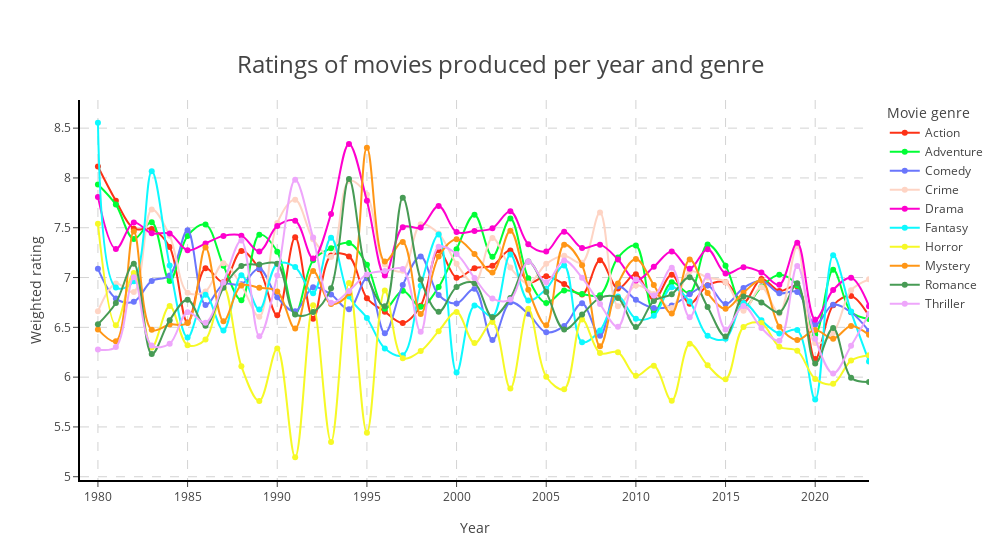

The notebook cell this image was saved under:
### Markdown cell above
## Line plot de la moyenne pondérée (y) par année (x) et par genre (catégorie)

### Code cell
fig = px.line(data_frame = df_group_years_genres_to_plot, x = "startYear", y = "weighted_rating",
                 color = "genres", color_discrete_sequence = px.colors.qualitative.Light24, markers = True,
                 width = 1000, line_shape='spline',
                 labels = {"startYear": "Year", "weighted_rating": "Weighted rating", "genres": "Movie genre"},
                 title = "Ratings of movies produced per year and genre")

fig.update_layout(title = {'y': 0.9, 'x': 0.5, 'xanchor': 'center', 'yanchor': 'top',
                           'font' : dict(size = 24)},
                  plot_bgcolor = 'white')

fig.update_xaxes(ticks = 'outside', showline = True, linecolor = 'black', linewidth = 2,
                 gridcolor = 'lightgrey', griddash = 'dash',
                 range=[1979, 2023])
fig.update_yaxes(ticks = 'outside', showline = True, linecolor = 'black', linewidth = 2,
                 gridcolor = 'lightgrey', griddash = 'dash')

fig.show()

### Figure 1 — Plotly figure (JSON) as saved in the notebook; plotly's stock layout.template omitted (floating-point values rounded to 4 significant figures)
{"data": [{"hovertemplate": "Movie genre=Action<br>Year=%{x}<br>Weighted rating=%{y}<extra></extra>", "legendgroup": "Action", "line": {"color": "#FD3216", "dash": "solid", "shape": "spline"}, "marker": {"symbol": "circle"}, "mode": "lines+markers", "name": "Action", "orientation": "v", "showlegend": true, "type": "scatter", "x": [1980, 1981, 1982, 1983, 1984, 1985, 1986, 1987, 1988, 1989, 1990, 1991, 1992, 1993, 1994, 1995, 1996, 1997, 1998, 1999, 2000, 2001, 2002, 2003, 2004, 2005, 2006, 2007, 2008, 2009, 2010, 2011, 2012, 2013, 2014, 2015, 2016, 2017, 2018, 2019, 2020, 2021, 2022, 2023], "xaxis": "x", "y": [8.114, 7.771, 7.491, 7.487, 7.308, 6.549, 7.093, 6.952, 7.266, 7.083, 6.62, 7.403, 6.586, 7.222, 7.212, 6.793, 6.657, 6.545, 6.718, 7.273, 6.998, 7.093, 7.119, 7.273, 6.951, 7.013, 6.934, 6.829, 7.173, 6.89, 7.034, 6.776, 7.028, 6.738, 6.922, 6.953, 6.75, 6.985, 6.865, 6.909, 6.182, 6.721, 6.815, 6.614], "yaxis": "y"}, {"hovertemplate": "Movie genre=Adventure<br>Year=%{x}<br>Weighted rating=%{y}<extra></extra>", "legendgroup": "Adventure", "line": {"color": "#00FE35", "dash": "solid", "shape": "spline"}, "marker": {"symbol": "circle"}, "mode": "lines+markers", "name": "Adventure", "orientation": "v", "showlegend": true, "type": "scatter", "x": [1980, 1981, 1982, 1983, 1984, 1985, 1986, 1987, 1988, 1989, 1990, 1991, 1992, 1993, 1994, 1995, 1996, 1997, 1998, 1999, 2000, 2001, 2002, 2003, 2004, 2005, 2006, 2007, 2008, 2009, 2010, 2011, 2012, 2013, 2014, 2015, 2016, 2017, 2018, 2019, 2020, 2021, 2022, 2023], "xaxis": "x", "y": [7.935, 7.733, 7.387, 7.555, 6.965, 7.418, 7.532, 7.119, 6.772, 7.429, 7.26, 6.634, 7.173, 7.295, 7.347, 7.128, 6.687, 6.867, 6.706, 6.905, 7.285, 7.631, 7.21, 7.594, 6.993, 6.745, 6.869, 6.835, 6.823, 7.201, 7.322, 6.648, 6.953, 6.844, 7.332, 7.118, 6.697, 6.906, 7.027, 6.921, 6.429, 7.078, 6.655, 6.583], "yaxis": "y"}, {"hovertemplate": "Movie genre=Comedy<br>Year=%{x}<br>Weighted rating=%{y}<extra></extra>", "legendgroup": "Comedy", "line": {"color": "#6A76FC", "dash": "solid", "shape": "spline"}, "marker": {"symbol": "circle"}, "mode": "lines+markers", "name": "Comedy", "orientation": "v", "showlegend": true, "type": "scatter", "x": [1980, 1981, 1982, 1983, 1984, 1985, 1986, 1987, 1988, 1989, 1990, 1991, 1992, 1993, 1994, 1995, 1996, 1997, 1998, 1999, 2000, 2001, 2002, 2003, 2004, 2005, 2006, 2007, 2008, 2009, 2010, 2011, 2012, 2013, 2014, 2015, 2016, 2017, 2018, 2019, 2020, 2021, 2022, 2023], "xaxis": "x", "y": [7.089, 6.788, 6.757, 6.966, 7.02, 7.475, 6.725, 6.932, 6.933, 7.09, 6.801, 6.66, 6.902, 6.83, 6.681, 6.992, 6.44, 6.924, 7.211, 6.824, 6.74, 6.887, 6.372, 6.751, 6.635, 6.45, 6.514, 6.741, 6.415, 6.912, 6.776, 6.694, 6.72, 6.833, 6.921, 6.734, 6.896, 6.967, 6.842, 6.856, 6.526, 6.728, 6.652, 6.462], "yaxis": "y"}, {"hovertemplate": "Movie genre=Crime<br>Year=%{x}<br>Weighted rating=%{y}<extra></extra>", "legendgroup": "Crime", "line": {"color": "#FED4C4", "dash": "solid", "shape": "spline"}, "marker": {"symbol": "circle"}, "mode": "lines+markers", "name": "Crime", "orientation": "v", "showlegend": true, "type": "scatter", "x": [1980, 1981, 1982, 1983, 1984, 1985, 1986, 1987, 1988, 1989, 1990, 1991, 1992, 1993, 1994, 1995, 1996, 1997, 1998, 1999, 2000, 2001, 2002, 2003, 2004, 2005, 2006, 2007, 2008, 2009, 2010, 2011, 2012, 2013, 2014, 2015, 2016, 2017, 2018, 2019, 2020, 2021, 2022, 2023], "xaxis": "x", "y": [6.661, 6.94, 6.854, 7.682, 7.42, 6.849, 6.861, 7.145, 6.92, 6.606, 7.548, 7.781, 7.385, 7.205, 7.971, 7.833, 7.132, 7.067, 7.534, 7.441, 7.137, 6.941, 7.396, 7.1, 6.939, 7.137, 7.218, 7.149, 7.653, 6.712, 6.921, 6.835, 6.695, 7.063, 6.999, 6.954, 6.667, 6.902, 6.639, 7.313, 6.343, 6.444, 6.872, 6.982], "yaxis": "y"}, {"hovertemplate": "Movie genre=Drama<br>Year=%{x}<br>Weighted rating=%{y}<extra></extra>", "legendgroup": "Drama", "line": {"color": "#FE00CE", "dash": "solid", "shape": "spline"}, "marker": {"symbol": "circle"}, "mode": "lines+markers", "name": "Drama", "orientation": "v", "showlegend": true, "type": "scatter", "x": [1980, 1981, 1982, 1983, 1984, 1985, 1986, 1987, 1988, 1989, 1990, 1991, 1992, 1993, 1994, 1995, 1996, 1997, 1998, 1999, 2000, 2001, 2002, 2003, 2004, 2005, 2006, 2007, 2008, 2009, 2010, 2011, 2012, 2013, 2014, 2015, 2016, 2017, 2018, 2019, 2020, 2021, 2022, 2023], "xaxis": "x", "y": [7.81, 7.286, 7.552, 7.444, 7.441, 7.274, 7.342, 7.418, 7.42, 7.262, 7.519, 7.571, 7.192, 7.639, 8.341, 7.77, 7.021, 7.506, 7.504, 7.718, 7.456, 7.468, 7.494, 7.665, 7.334, 7.262, 7.46, 7.297, 7.33, 7.182, 6.971, 7.107, 7.262, 7.089, 7.285, 7.041, 7.104, 7.051, 6.926, 7.348, 6.577, 6.875, 6.998, 6.712], "yaxis": "y"}, {"hovertemplate": "Movie genre=Fantasy<br>Year=%{x}<br>Weighted rating=%{y}<extra></extra>", "legendgroup": "Fantasy", "line": {"color": "#0DF9FF", "dash": "solid", "shape": "spline"}, "marker": {"symbol": "circle"}, "mode": "lines+markers", "name": "Fantasy", "orientation": "v", "showlegend": true, "type": "scatter", "x": [1980, 1981, 1982, 1983, 1984, 1985, 1986, 1987, 1988, 1989, 1990, 1991, 1992, 1993, 1994, 1995, 1996, 1997, 1998, 1999, 2000, 2001, 2002, 2003, 2004, 2005, 2006, 2007, 2008, 2009, 2010, 2011, 2012, 2013, 2014, 2015, 2016, 2017, 2018, 2019, 2020, 2021, 2022, 2023], "xaxis": "x", "y": [8.554, 6.899, 6.962, 8.066, 7.121, 6.398, 6.828, 6.469, 7.023, 6.678, 7.137, 7.105, 6.843, 7.399, 6.809, 6.594, 6.288, 6.221, 6.917, 7.432, 6.046, 6.718, 6.607, 7.232, 6.77, 6.886, 7.122, 6.35, 6.469, 6.81, 6.585, 6.616, 6.902, 6.759, 6.415, 6.385, 6.744, 6.571, 6.439, 6.473, 5.774, 7.223, 6.658, 6.158], "yaxis": "y"}, {"hovertemplate": "Movie genre=Horror<br>Year=%{x}<br>Weighted rating=%{y}<extra></extra>", "legendgroup": "Horror", "line": {"color": "#F6F926", "dash": "solid", "shape": "spline"}, "marker": {"symbol": "circle"}, "mode": "lines+markers", "name": "Horror", "orientation": "v", "showlegend": true, "type": "scatter", "x": [1980, 1981, 1982, 1983, 1984, 1985, 1986, 1987, 1988, 1989, 1990, 1991, 1992, 1993, 1994, 1995, 1996, 1997, 1998, 1999, 2000, 2001, 2002, 2003, 2004, 2005, 2006, 2007, 2008, 2009, 2010, 2011, 2012, 2013, 2014, 2015, 2016, 2017, 2018, 2019, 2020, 2021, 2022, 2023], "xaxis": "x", "y": [7.541, 6.522, 7.044, 6.298, 6.715, 6.32, 6.377, 6.909, 6.109, 5.76, 6.289, 5.196, 6.721, 5.349, 6.945, 5.441, 6.869, 6.191, 6.262, 6.462, 6.654, 6.341, 6.555, 5.885, 6.687, 6.004, 5.878, 6.579, 6.243, 6.25, 6.013, 6.114, 5.763, 6.334, 6.118, 5.98, 6.504, 6.542, 6.305, 6.265, 5.982, 5.934, 6.166, 6.219], "yaxis": "y"}, {"hovertemplate": "Movie genre=Mystery<br>Year=%{x}<br>Weighted rating=%{y}<extra></extra>", "legendgroup": "Mystery", "line": {"color": "#FF9616", "dash": "solid", "shape": "spline"}, "marker": {"symbol": "circle"}, "mode": "lines+markers", "name": "Mystery", "orientation": "v", "showlegend": true, "type": "scatter", "x": [1980, 1981, 1982, 1983, 1984, 1985, 1986, 1987, 1988, 1989, 1990, 1991, 1992, 1993, 1994, 1995, 1996, 1997, 1998, 1999, 2000, 2001, 2002, 2003, 2004, 2005, 2006, 2007, 2008, 2009, 2010, 2011, 2012, 2013, 2014, 2015, 2016, 2017, 2018, 2019, 2020, 2021, 2022, 2023], "xaxis": "x", "y": [6.479, 6.36, 7.462, 6.475, 6.529, 6.542, 7.301, 6.562, 6.921, 6.897, 6.861, 6.488, 7.065, 6.735, 6.843, 8.302, 7.16, 7.358, 6.634, 7.211, 7.385, 7.236, 7.051, 7.47, 6.878, 6.521, 7.329, 7.124, 6.31, 6.939, 7.186, 6.926, 6.639, 7.182, 6.845, 6.686, 6.848, 6.969, 6.506, 6.372, 6.474, 6.387, 6.514, 6.425], "yaxis": "y"}, {"hovertemplate": "Movie genre=Romance<br>Year=%{x}<br>Weighted rating=%{y}<extra></extra>", "legendgroup": "Romance", "line": {"color": "#479B55", "dash": "solid", "shape": "spline"}, "marker": {"symbol": "circle"}, "mode": "lines+markers", "name": "Romance", "orientation": "v", "showlegend": true, "type": "scatter", "x": [1980, 1981, 1982, 1983, 1984, 1985, 1986, 1987, 1988, 1989, 1990, 1991, 1992, 1993, 1994, 1995, 1996, 1997, 1998, 1999, 2000, 2001, 2002, 2003, 2004, 2005, 2006, 2007, 2008, 2009, 2010, 2011, 2012, 2013, 2014, 2015, 2016, 2017, 2018, 2019, 2020, 2021, 2022, 2023], "xaxis": "x", "y": [6.531, 6.744, 7.138, 6.231, 6.572, 6.777, 6.515, 6.898, 7.115, 7.132, 7.137, 6.63, 6.654, 6.892, 7.99, 7.024, 6.712, 7.801, 6.981, 6.655, 6.905, 6.944, 6.602, 6.794, 7.162, 6.854, 6.479, 6.628, 6.795, 6.796, 6.503, 6.765, 6.833, 7.004, 6.705, 6.407, 6.811, 6.75, 6.649, 6.943, 6.136, 6.494, 5.995, 5.951], "yaxis": "y"}, {"hovertemplate": "Movie genre=Thriller<br>Year=%{x}<br>Weighted rating=%{y}<extra></extra>", "legendgroup": "Thriller", "line": {"color": "#EEA6FB", "dash": "solid", "shape": "spline"}, "marker": {"symbol": "circle"}, "mode": "lines+markers", "name": "Thriller", "orientation": "v", "showlegend": true, "type": "scatter", "x": [1980, 1981, 1982, 1983, 1984, 1985, 1986, 1987, 1988, 1989, 1990, 1991, 1992, 1993, 1994, 1995, 1996, 1997, 1998, 1999, 2000, 2001, 2002, 2003, 2004, 2005, 2006, 2007, 2008, 2009, 2010, 2011, 2012, 2013, 2014, 2015, 2016, 2017, 2018, 2019, 2020, 2021, 2022, 2023], "xaxis": "x", "y": [6.278, 6.302, 7.003, 6.318, 6.335, 6.652, 6.547, 6.951, 7.371, 6.409, 7.02, 7.982, 7.401, 6.747, 6.865, 7.031, 7.066, 7.086, 6.455, 7.308, 7.236, 6.996, 6.788, 6.778, 7.16, 6.952, 7.171, 6.997, 6.734, 6.505, 6.981, 6.819, 7.098, 6.602, 7.018, 6.479, 6.714, 6.493, 6.366, 7.117, 6.386, 6.037, 6.314, 6.635], "yaxis": "y"}], "layout": {"legend": {"title": {"text": "Movie genre"}, "tracegroupgap": 0}, "plot_bgcolor": "white", "title": {"font": {"size": 24}, "text": "Ratings of movies produced per year and genre", "x": 0.5, "xanchor": "center", "y": 0.9, "yanchor": "top"}, "width": 1000, "xaxis": {"anchor": "y", "domain": [0, 1], "gridcolor": "lightgrey", "griddash": "dash", "linecolor": "black", "linewidth": 2, "range": [1979, 2023], "showline": true, "ticks": "outside", "title": {"text": "Year"}}, "yaxis": {"anchor": "x", "domain": [0, 1], "gridcolor": "lightgrey", "griddash": "dash", "linecolor": "black", "linewidth": 2, "showline": true, "ticks": "outside", "title": {"text": "Weighted rating"}}}}
